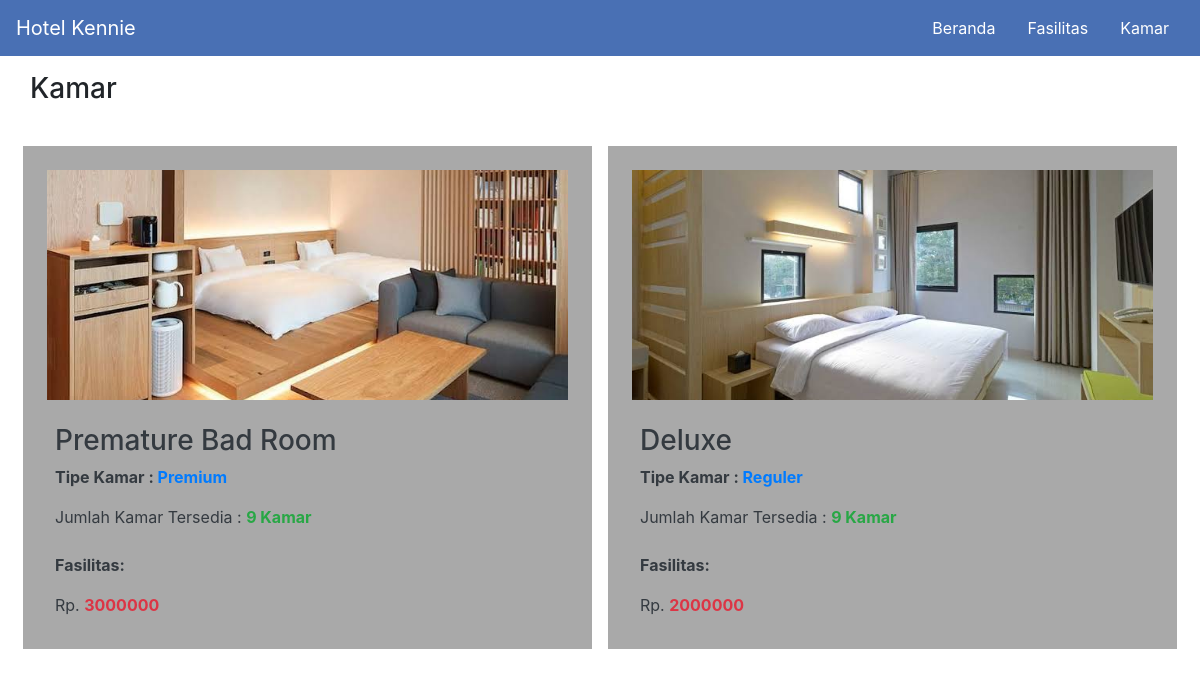
/nike22/kamar.php, run on the app's committed database.
### tables this page shows
CREATE TABLE `datakamar` (
  `id` int(11) NOT NULL,
  `fotoKamar` text NOT NULL,
  `namaKamar` text NOT NULL,
  `kodeKamar` text NOT NULL,
  `hargaKamar` text NOT NULL,
  `fasilitas` text NOT NULL,
  `jmlKamar` text NOT NULL,
  `dates` text NOT NULL
);

CREATE TABLE `checklog` (
  `idLog` int(11) NOT NULL,
  `rand` text NOT NULL,
  `checkIn` text NOT NULL,
  `checkOut` text NOT NULL,
  `jmhkam` text NOT NULL,
  `namaPemesan` text NOT NULL,
  `email` text NOT NULL,
  `kodeKamar` text NOT NULL,
  `nomorP` text NOT NULL,
  `namaTamu` text NOT NULL,
  `hargaPesanKamar` text NOT NULL
);

### nike22/kamar.php (the view, shortened to what this page needs)
<?php
include "koneksi.php";
?>
<!DOCTYPE html>
<html>
<head>
    <link rel="stylesheet" href="styleser.css" type="text/css" media="all" />
    <link rel="stylesheet" href="css/bootstrap.css" type="text/css" media="all" />
    <link rel="stylesheet" href="cssicow/ardesico.css" type="text/css" media="all" />
    <link rel="stylesheet" href="nav.css">
</head>
<body class="max mx-auto">
<section id="wrappes w-1200 mx-auto ">
        <nav id="navbar_top" class="z-1031 max mx-auto navbar w-1200 mx-auto navbar-expand-lg navbar-dark bg-primary-2">
            <a class="navbar-brand text-white" href="#">
                Hotel Kennie
            </a>
            <div class="">
                <ul class="position-nav1 d-flex">
                    <li class="nav-item">
                        <a class="nav-link" href="portofolio.php">Beranda</a>
                    </li>
                    <li class="nav-item">
                        <a class="nav-link" href="fasilitas.php">Fasilitas</a>
                    </li>
                    <li class="nav-item">
                        <a class="nav-link" href="kamar.php">Kamar</a>
                    </li>
                </ul>
            </div>
        </nav>
    </section>
    <section id="wrappes-wp">
        <div class="container-fluid">
            <div class="col-12">
                <div class="py-3 mb-2">
                    <h2 class="h3">Kamar</h2>
                </div>
                <div class="row">
                    <?php
                    $query = mysqli_query($conn, "SELECT * FROM dataKamar ORDER BY id DESC");
                    while ($row = mysqli_fetch_array($query)) {
                                    $req = $row['kodeKamar'];
                    $query3 = "SELECT * FROM checkLog WHERE kodeKamar='$req'";
                    $sl = mysqli_query($conn,$query3);
$rows = mysqli_fetch_array($sl);
                        ?>
                        <div class="col-md-6 col-lg-6 p-2">
                            <div class="p-4 bg-gray-1 border-none">
                                <div class="card-top-img">
                                    <img width="100%" height="230" class="cover" src="proses/gambar/<?php echo $row['fotoKamar']; ?>" alt="" srcset="">
                                </div>
                                <div class="card-text mt-3 text-dark p-2">
                                    <h3><?php echo $row['namaKamar']; ?></h3>
                                    <b>Tipe Kamar : <a href="details-kamar.php"><?php echo $row['kodeKamar']; ?></a></b>
                                    <div class="mt-3">
                                        Jumlah Kamar Tersedia : <b class="text-success">
                                            <?php
$jmlhStokKam = $row['jmlKamar'];
                                            $jmlPesanKam = $rows['jmhkam'];
                                            $dataJml = $jmlhStokKam - $jmlPesanKam;
                                            if($dataJml < "0"){
                                                $res = "Kamar Penuh";
                           $text = "";                 } else{
                                                $res = $dataJml;
                                                $text = "Kamar";
                                            }
                            echo $res." ";
                            echo $text;
                                            ?>
                                        </b>
                                    </div>
                                    <br><b>Fasilitas: </b>
                                    <?php echo $row['fasilitas']; ?><div class="mt-3">
                                        Rp. <b class="text-danger">
                                            <?php echo $row['hargaKamar']; ?>
                                        </b>
                                    </div>
                                </div>
                            </div>
                        </div>
                        <?php
                    } ?>
                </div>
            </div>
        </div>
    </section>
</body>
</html>

### nike22/styleser.css (style rules this page uses)
.cover { object-fit: cover; }
.max { max-width: 1200px; }
.border-none { border: none; }
.nav-item a { color: #fff; }
.bg-primary-2 { background-color: #4970B4; }
.w-1200 { max-width: 100%; }
.bg-gray-1 { background: darkgray; }

### nike22/nav.css (style rules this page uses)
.position-nav1 { position: absolute; right: 15px; list-style-type: none; top: 7.5px; }

### data on the page
datakamar: fotoKamar (picture), namaKamar "Premature Bad Room", kodeKamar "Premium", jmlKamar.jmhkam "9", jmlKamar.jmhkam "Kamar", hargaKamar "3000000"
datakamar: fotoKamar (picture), namaKamar "Deluxe", kodeKamar "Reguler", jmlKamar.jmhkam "9", jmlKamar.jmhkam "Kamar", hargaKamar "2000000"
